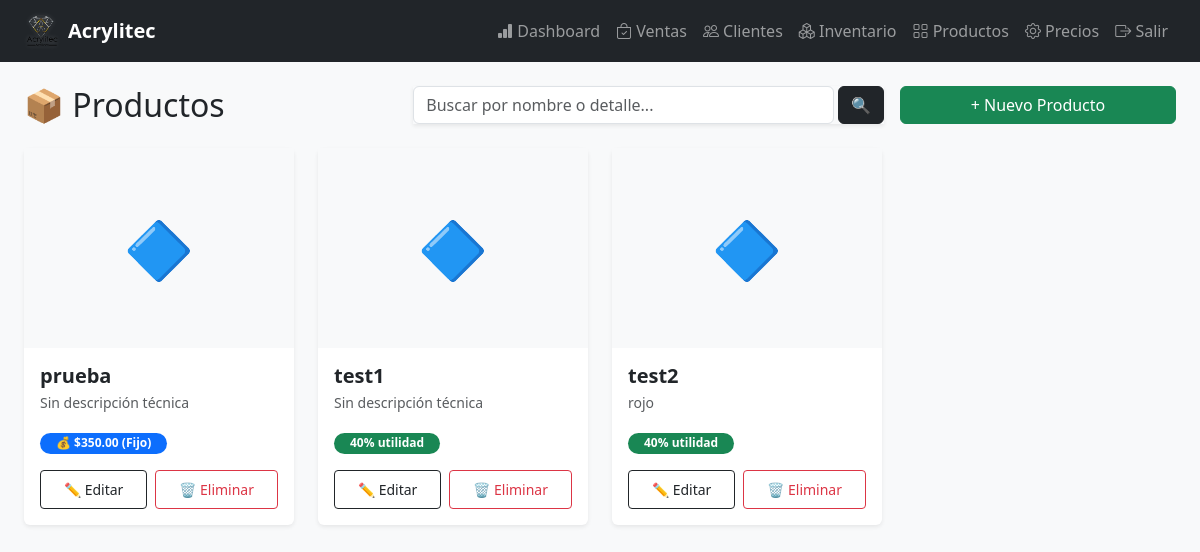
The page /productos/ (signed in) on the database its author committed.
### gestion/models.py (models this page shows)
class Productos(models.Model):
    id_producto = models.AutoField(primary_key=True)
    nombre = models.CharField(max_length=100, blank=True, null=True)
    detalle = models.CharField(max_length=100, blank=True, null=True)
    precio_fijo = models.DecimalField(max_digits=10, decimal_places=2, blank=True, null=True, verbose_name="Precio Fijo (Opcional)")
    porcentaje_utilidad = models.IntegerField(default=40)
    foto = models.CharField(max_length=255, blank=True, null=True)
    class Meta:
        managed = True
        db_table = 'productos'
        verbose_name = "Producto"
        verbose_name_plural = "Productos"

### gestion/views.py (the view)
# urls.py: path('productos/', views.lista_productos, name='lista_productos'),
def lista_productos(request):
    query = request.GET.get('q', '')  # Captura el texto del buscador
    productos = Productos.objects.all()
    if query:
        productos = productos.filter(
            Q(nombre__icontains=query) |
            Q(detalle__icontains=query)
        )
    return render(request, 'gestion/productos_list.html', {
        'productos': productos,
        'query': query
    })

### gestion/templates/gestion/productos_list.html (shortened to what this page needs)
{% extends 'gestion/base.html' %}
{% block content %}
<div class="row g-3 mb-4 align-items-center">
    <div class="col-12 col-md-4">
        <h2 class="mb-0">📦 Productos</h2>
    </div>
    <div class="col-12 col-md-5">
        <form method="GET" action="{% url 'lista_productos' %}" class="d-flex shadow-sm">
            <input type="text" name="q" class="form-control"
                   placeholder="Buscar por nombre o detalle..." value="{{ query|default:'' }}">
            <button type="submit" class="btn btn-dark ms-1">🔍</button>
        </form>
    </div>
    <div class="col-12 col-md-3 text-md-end">
        <a href="{% url 'crear_producto' %}" class="btn btn-success w-100 w-md-auto">+ Nuevo Producto</a>
    </div>
</div>
{% if productos %}
<div class="row g-4">
    {% for prod in productos %}
    <div class="col-12 col-md-3">
        <div class="card shadow-sm h-100 border-0">
            {% if prod.foto %}
            <img src="/media/{{ prod.foto }}" class="card-img-top"
                 style="height:200px; object-fit:cover;" alt="{{ prod.nombre }}">
            {% else %}
            <div class="d-flex align-items-center justify-content-center bg-light text-primary"
                 style="height:200px; font-size:3.5rem;">🔷</div>
            {% endif %}
            <div class="card-body d-flex flex-column">
                <h5 class="card-title fw-bold mb-1">{{ prod.nombre }}</h5>
                <p class="text-muted small mb-3">{{ prod.detalle|default:"Sin descripción técnica"|truncatechars:80 }}</p>
                <div class="mt-auto">
                    <div class="mb-3">
                        {% if prod.precio_fijo %}
                            <span class="badge rounded-pill bg-primary px-3">💰 ${{ prod.precio_fijo }} (Fijo)</span>
                        {% else %}
                            <span class="badge rounded-pill bg-success px-3">{{ prod.porcentaje_utilidad }}% utilidad</span>
                        {% endif %}
                    </div>
                    <div class="d-flex gap-2">
                        <a href="{% url 'editar_producto' prod.id_producto %}"
                           class="btn btn-sm btn-outline-dark flex-fill py-2">✏️ Editar</a>
                        <a href="{% url 'eliminar_producto' prod.id_producto %}"
                           class="btn btn-sm btn-outline-danger flex-fill py-2">🗑️ Eliminar</a>
                    </div>
                </div>
            </div>
        </div>
    </div>
    {% endfor %}
</div>
{% endif %}
{% endblock %}

### gestion/templates/gestion/productos_list.html (style rules this page uses)
.card { transition: transform 0.2s; }

### rows shown on the page
Productos: nombre "prueba", detalle "Sin descripción técnica", precio_fijo "350.00"
Productos: nombre "test1", detalle "Sin descripción técnica", porcentaje_utilidad "40"
Productos: nombre "test2", detalle "rojo", porcentaje_utilidad "40"
